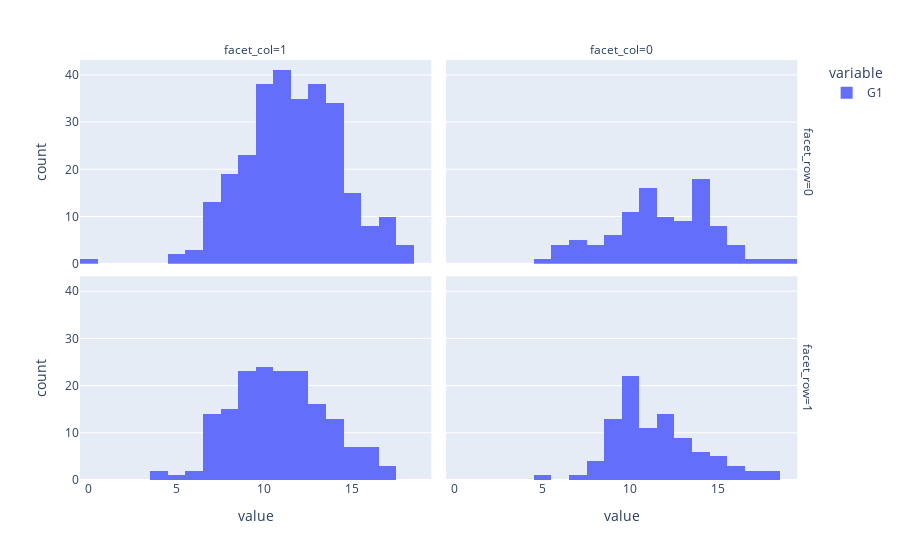

Notebook code cell kept with this figure:
### Code cell
plx.histogram(numeric["G1"], facet_col= numeric["famsize"], facet_row=numeric["sex"])

### Figure 1 — Plotly figure (JSON) as saved in the notebook; plotly's stock layout.template omitted (floating-point values rounded to 4 significant figures; data arrays with more than 128 entries replaced by an {"elided": "..."} marker saying what was removed)
{"data": [{"alignmentgroup": "True", "bingroup": "x", "hovertemplate": "variable=G1<br>facet_row=0<br>facet_col=1<br>value=%{x}<br>count=%{y}<extra></extra>", "legendgroup": "G1", "marker": {"color": "#636efa", "pattern": {"shape": ""}}, "name": "G1", "offsetgroup": "G1", "orientation": "v", "showlegend": true, "type": "histogram", "x": {"elided": "284 int values"}, "xaxis": "x3", "yaxis": "y3"}, {"alignmentgroup": "True", "bingroup": "x", "hovertemplate": "variable=G1<br>facet_row=0<br>facet_col=0<br>value=%{x}<br>count=%{y}<extra></extra>", "legendgroup": "G1", "marker": {"color": "#636efa", "pattern": {"shape": ""}}, "name": "G1", "offsetgroup": "G1", "orientation": "v", "showlegend": false, "type": "histogram", "x": [12, 11, 10, 10, 13, 14, 16, 13, 13, 13, 16, 11, 15, 12, 13, 12, 15, 14, 10, 11, 13, 10, 11, 14, 14, 14, 11, 12, 14, 14, 10, 9, 11, 9, 11, 15, 15, 12, 14, 11, 10, 13, 12, 17, 18, 13, 14, 12, 12, 11, 8, 11, 14, 10, 14, 10, 9, 14, 14, 6, 10, 10, 6, 14, 14, 10, 9, 7, 7, 8, 14, 12, 11, 16, 9, 14, 6, 7, 11, 14, 11, 9, 11, 6, 8, 7, 7, 12, 11, 5, 11, 8, 15, 19, 16, 15, 15, 13, 15], "xaxis": "x4", "yaxis": "y4"}, {"alignmentgroup": "True", "bingroup": "x", "hovertemplate": "variable=G1<br>facet_row=1<br>facet_col=1<br>value=%{x}<br>count=%{y}<extra></extra>", "legendgroup": "G1", "marker": {"color": "#636efa", "pattern": {"shape": ""}}, "name": "G1", "offsetgroup": "G1", "orientation": "v", "showlegend": false, "type": "histogram", "x": {"elided": "173 int values"}, "xaxis": "x", "yaxis": "y"}, {"alignmentgroup": "True", "bingroup": "x", "hovertemplate": "variable=G1<br>facet_row=1<br>facet_col=0<br>value=%{x}<br>count=%{y}<extra></extra>", "legendgroup": "G1", "marker": {"color": "#636efa", "pattern": {"shape": ""}}, "name": "G1", "offsetgroup": "G1", "orientation": "v", "showlegend": false, "type": "histogram", "x": [12, 13, 15, 12, 12, 12, 10, 12, 13, 14, 10, 10, 14, 13, 9, 11, 13, 18, 11, 10, 12, 12, 11, 9, 9, 9, 8, 8, 8, 11, 10, 13, 10, 13, 10, 10, 9, 9, 16, 15, 12, 14, 10, 9, 11, 11, 15, 10, 11, 13, 17, 14, 18, 12, 9, 8, 11, 16, 9, 13, 12, 9, 16, 10, 12, 7, 11, 10, 10, 10, 14, 10, 5, 15, 10, 11, 13, 12, 12, 10, 12, 11, 9, 10, 10, 9, 17, 10, 14, 15, 9, 10, 10], "xaxis": "x2", "yaxis": "y2"}], "layout": {"annotations": [{"font": {}, "showarrow": false, "text": "facet_col=1", "x": 0.24, "xanchor": "center", "xref": "paper", "y": 1, "yanchor": "bottom", "yref": "paper"}, {"font": {}, "showarrow": false, "text": "facet_col=0", "x": 0.74, "xanchor": "center", "xref": "paper", "y": 1, "yanchor": "bottom", "yref": "paper"}, {"font": {}, "showarrow": false, "text": "facet_row=1", "textangle": 90, "x": 0.98, "xanchor": "left", "xref": "paper", "y": 0.2425, "yanchor": "middle", "yref": "paper"}, {"font": {}, "showarrow": false, "text": "facet_row=0", "textangle": 90, "x": 0.98, "xanchor": "left", "xref": "paper", "y": 0.7575, "yanchor": "middle", "yref": "paper"}], "barmode": "relative", "legend": {"title": {"text": "variable"}, "tracegroupgap": 0}, "margin": {"t": 60}, "xaxis": {"anchor": "y", "domain": [0, 0.48], "title": {"text": "value"}}, "xaxis2": {"anchor": "y2", "domain": [0.5, 0.98], "matches": "x", "title": {"text": "value"}}, "xaxis3": {"anchor": "y3", "domain": [0, 0.48], "matches": "x", "showticklabels": false}, "xaxis4": {"anchor": "y4", "domain": [0.5, 0.98], "matches": "x", "showticklabels": false}, "yaxis": {"anchor": "x", "domain": [0, 0.485], "title": {"text": "count"}}, "yaxis2": {"anchor": "x2", "domain": [0, 0.485], "matches": "y", "showticklabels": false}, "yaxis3": {"anchor": "x3", "domain": [0.515, 1], "matches": "y", "title": {"text": "count"}}, "yaxis4": {"anchor": "x4", "domain": [0.515, 1], "matches": "y", "showticklabels": false}}}
